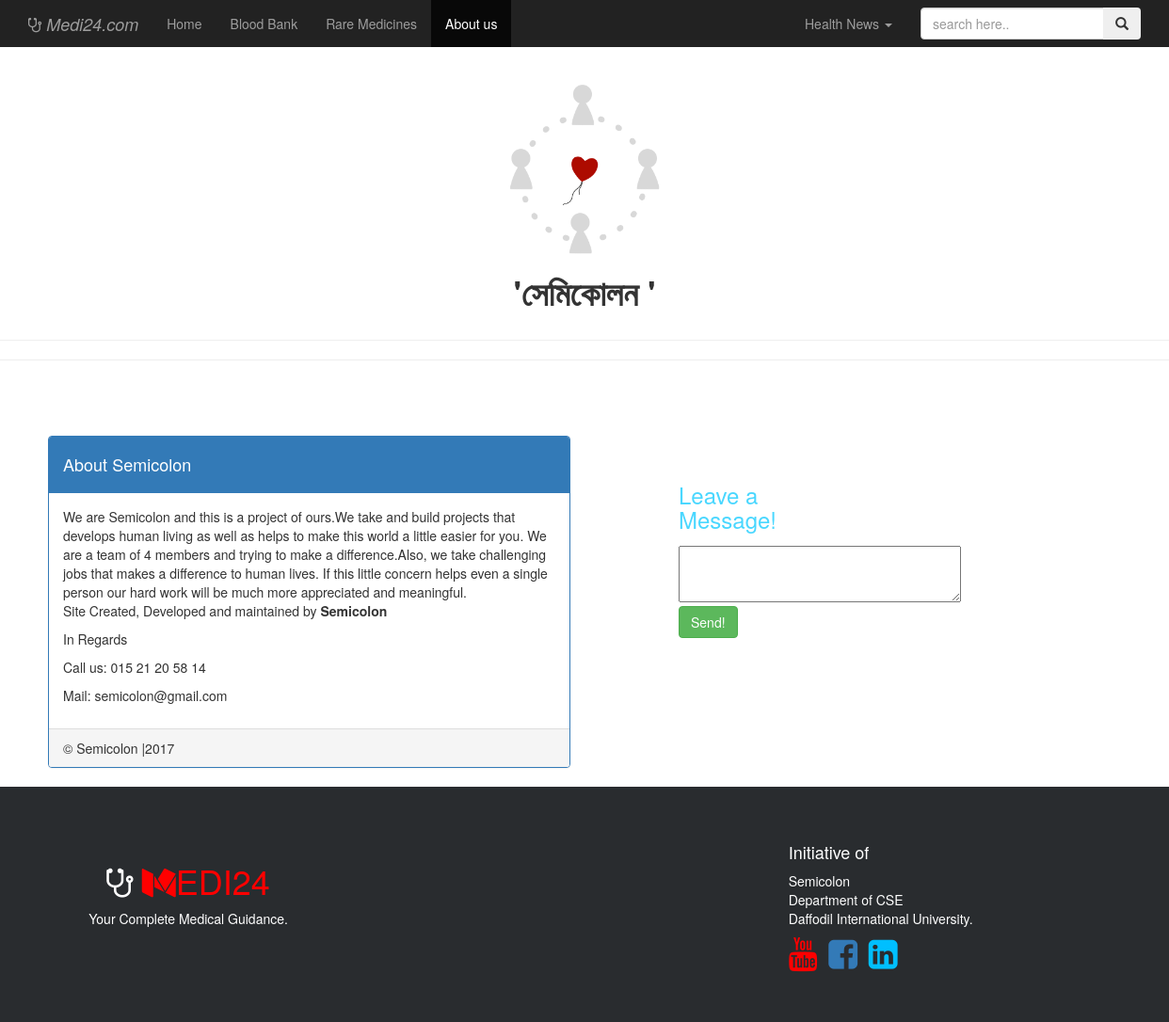
The app's page /Medi24/cntct.php with its own data.
### tables this page shows
CREATE TABLE `about` (
  `ID` int(11) NOT NULL,
  `about_us` text NOT NULL,
  `about_us1` text NOT NULL,
  `about_us2` text NOT NULL,
  `about_us3` text NOT NULL,
  `about_us4` text NOT NULL
);

### Medi24/cntct.php (the view, shortened to what this page needs)
<!DOCTYPE html>
<html>
<?php include('hospital.php');
?>
    <head>
        <link rel="stylesheet" type="text/css" href="css/bootstrap.min.css">
        <link rel="stylesheet" type="text/css" href="css/custom.css">
<link rel="stylesheet" href="https://cdnjs.cloudflare.com/ajax/libs/font-awesome/4.7.0/css/font-awesome.min.css">
    </head>
    <body>
        <div class="container-fluid">
            <div class="row">
                <div class="nav navbar-inverse">
                    <div class="col-lg-12">
                        <a href="home.php" class="navbar-brand"><i><i class="fa fa-stethoscope" ></i> Medi24.com</i></a>
                        <div class="navbar-collapse collapse" id="mobile_menu">
                            <ul class="nav navbar-nav">
                                <li ><a href="home.php">Home</a></li>
                                <li><a href="blood.php">Blood Bank</a></li>
                                <li><a href="Rare Medicines.php">Rare Medicines</a></li>
                                <li class="active" ><a href="cntct.php">About us</a></li>
                            </ul>
                            <ul class="nav navbar-nav navbar-right">
                                <li>
                                    <form action="results.php" method="get" class="navbar-form">
                                        <div class="form-group">
                                            <div class="input-group">
                                                <input type="search" name="query" placeholder="search here.." class="form-control">
                                                <span class="input-group-btn">
                                                    <button class="btn btn-secondary" type="submit"><span class="glyphicon glyphicon-search"></span></button>
                                                </span>
                                            </div>
                                        </div>
                                    </form>
                                </li>
                            </ul>
                            <ul class="nav navbar-nav navbar-right">
                                <li><a href="#" class="dropdown-toggle" data-toggle="dropdown">Health News
                                        <span class="caret"></span>
                                    </a>
                                </li>
                            </ul>
                        </div>
                    </div>
                </div>
            </div>
        </div>
        <br>
        <br>
        <div class="container">
            <div class = "row">
                <div class = "col-lg-12">
                    <center><a href = "#" class = "img">
                        <img id="i4a" src = "img/grp.png" style="height: 180px;">
                    </a></center>
                </div>
            </div>
        </div>
        <div class="container">
            <div class="row">
                <h1><p align="center"><b>'সেমিকোলন '</b></p></h1>
            </div>
        </div>
        <hr>
        <hr>
        <br>
        <br>
        <br>
        <div class="container">
            <div class="row">
                <div class="col-lg-6 form">
                    <div class="panel panel-primary">
                        <div class="panel-heading"><h4>About Semicolon</h4></div>
                        <div class="panel-body">
                            <p><?php
$sql = "SELECT about_us FROM about";
$result = $conn->query($sql);
	if ($result->num_rows > 0) {
    while($row = $result->fetch_assoc()) {
        echo  $row["about_us"];
    }
} else {
    echo "0 results";
}
?><br><?php
$sql = "SELECT about_us1 FROM about";
$result = $conn->query($sql);
	if ($result->num_rows > 0) {
    while($row = $result->fetch_assoc()) {
        echo  $row["about_us1"];
    }
} else {
    echo "0 results";
}
?> <b><?php
$sql = "SELECT about_us2 FROM about";
$result = $conn->query($sql);
	if ($result->num_rows > 0) {
    while($row = $result->fetch_assoc()) {
        echo $row["about_us2"];
    }
} else {
    echo "0 results";
}
?></b>
                            </p>
                            <p><?php
$sql = "SELECT about_us3 FROM about";
$result = $conn->query($sql);
	if ($result->num_rows > 0) {
    while($row = $result->fetch_assoc()) {
        echo $row["about_us3"];
    }
} else {
    echo "0 results";
}
?></p>
                            <p><?php
$sql = "SELECT about_us4 FROM about";
$result = $conn->query($sql);
	if ($result->num_rows > 0) {
    while($row = $result->fetch_assoc()) {
        echo $row["about_us4"];
    }
} else {
    echo "0 results";
}
?></p>
                            <p>Mail: semicolon@gmail.com</p>
                        </div>
                        <div class="panel-footer">&copy Semicolon |2017</div>
                    </div>
                </div>
                <div class="col-lg-6">
                    <form action="cntct2.php" method="POST" id="form">
                        <label><h3 style="color: #49d7ff;">Leave a <br>Message!</h3></label><br>
                        <textarea id="txtarea"name="fback"></textarea><br>
                        <button type="submit" name="submit"  class="btn btn-success btn-md">Send!</button>
                    </form>
					<label><h4 style="color: #49d7ff;"><?php if (!empty($ufback)) { echo "Thank You for your message!!"; } ?></h4></label><br>
                </div>
            </div>
        </div>
        <div class="container">
            <div class="row">
                <div class="container">
                    <div class="row">
                        <div class="col-lg-12 tfoot">
                            <div class="col-lg-4 foot1"><p><h1><i class="fa fa-stethoscope" style="font-size:36px;color:white"> <i class="fa fa-medium" style="font-size:36px;color:red"></i></i>EDI24</h1></p>
                                <p id="p2">Your Complete Medical Guidance.</p>
                            </div>
                            <div class="col-lg-4 f3"></div>
                            <div class="col-lg-4 foot2">
                                <p id="p1">
                                <h4>Initiative of</h4>
                                Semicolon<br>
                                Department of CSE<br>
                                Daffodil International University.
                                </p>
                                <a href="https://www.youtube.com/channel/UCWURFcBMrH65jUylP5uIUlg" target=_blank ><i class="fa fa-youtube" style="font-size:36px;color:red"></i></a>
                                <a href="https://www.facebook.com/printfLlife" target=_blank ><i class="fa fa-facebook-square" style="font-size:36px"></i></a>
                                <a href="https://www.linkedin.com/in/talha-zubaer-506298137/" target=_blank > <i class="fa fa-linkedin-square" style="font-size:36px;color:deepskyblue"></i></a>
                            </div>
                        </div>
                    </div>
                </div>
            </div>
        </div>
    </body>
</html>

### Medi24/css/custom.css (style rules this page uses)
.col-lg-12.tfoot { height: 250px; background: #292C2F; float:left; width: 109%; margin-left:-5%; }
.col-lg-4.foot1 { color: red; text-align: center; margin-top: 60px; }
.col-lg-4.foot2 { color: #fff; margin-top: 50px; text-align: left; }
#p2 { color: #fff; }
#form { margin-top: 30px; margin-left: 85px; }
#txtarea { height: 60px;width: 300px;" }

### records on screen
about: about_us "We are Semicolon and this is a project of ours.We take and build projects that develops human living as well as helps to make this world a little easier for you. We are a team of 4 members and trying to make a difference.Also, we take challenging jobs that makes a difference to human lives. If this little concern helps even a single person our hard work will be much more appreciated and meaningful.", about_us1 "Site Created, Developed and maintained by", about_us2 "Semicolon", about_us3 "In Regards", about_us4 "Call us: 015 21 20 58 14"
